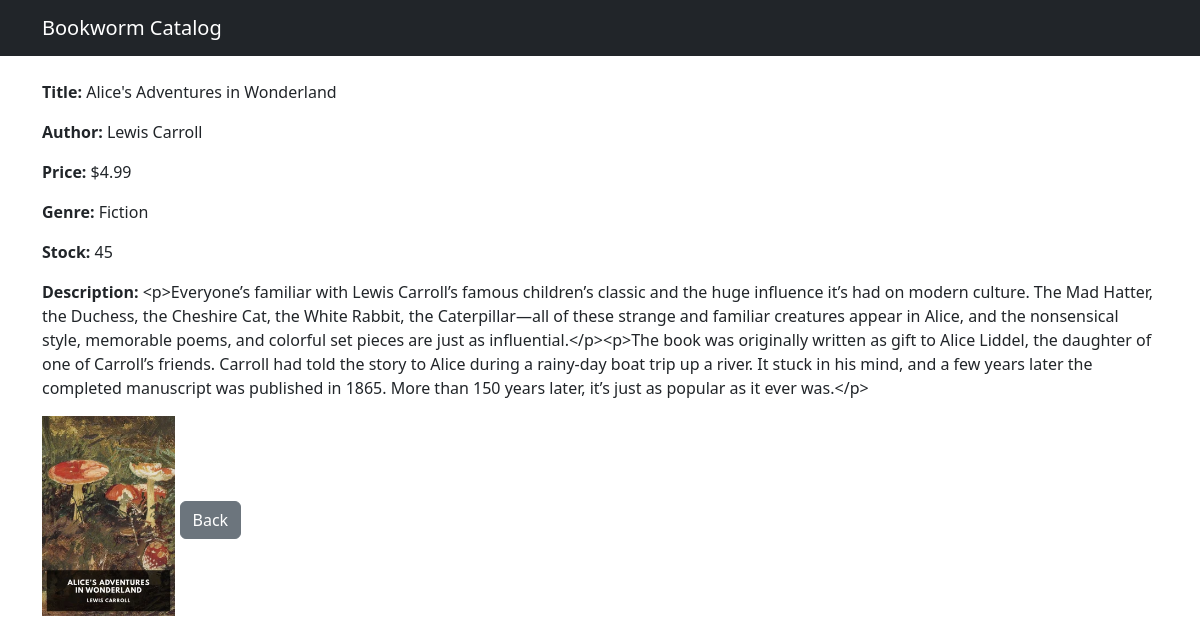
Page /books/1/ on the committed database.
### catalog/models.py (models this page shows, shortened)
class StockBook(models.Model):
    details = models.OneToOneField(BookDetails, on_delete=models.CASCADE)
    price = models.DecimalField(max_digits=6, decimal_places=2)
    stock = models.PositiveIntegerField()
    class Meta:
        verbose_name = "Book in stock"
        verbose_name_plural = "Books in stock"

class BookDetails(models.Model):
    title = models.CharField(max_length=255)
    author = models.CharField(max_length=255)
    description = models.CharField(max_length=2047)
    genre = models.CharField(max_length=127)
    cover_img = models.ImageField(
        upload_to="book_covers/", blank=True, null=True
    )
    @property
    def cover_url(self):
        if self.cover_img:
            return self.cover_img.url
        return MEDIA_URL + "placeholder.jpg"
    class Meta:
        verbose_name = "Book details"
        verbose_name_plural = "Book details"

### catalog/views.py (the view)
# urls.py: path("<int:id>/", views.book_details, name="book_details"),
def book_details(request, id):
    book = get_object_or_404(StockBook, id=id)
    return render(request, "catalog/book_details.html", {"book": book})

### catalog/templates/catalog/book_details.html (shortened to what this page needs)
{% extends "base.html" %}
{% block content %}
<p><strong>Title:</strong> {{ book.details.title }}</p>
<p><strong>Author:</strong> {{ book.details.author }}</p>
<p><strong>Price:</strong> ${{ book.price }}</p>
<p><strong>Genre:</strong> {{ book.details.genre }}</p>
<p><strong>Stock:</strong> {{ book.stock }}</p>
<p><strong>Description:</strong> {{ book.details.description }}</p>
<img
    src="{{ book.details.cover_url }}"
    alt="{{ book.details.title }}"
    class="img-fluid mb-2"
    style="height: 200px; object-fit: contain;"
>
<a href="/books/" class="btn btn-secondary">Back</a>
{% endblock %}

### rows in the picture
StockBook: details "Alice's Adventures in Wonderland", details.author "Lewis Carroll", price "4.99", details.genre "Fiction", stock "45", details.description "<p>Everyone’s familiar with Lewis Carroll’s famous children’s classic and the huge influence it’s had on modern culture. The Mad Hatter, the Duchess, the Cheshire Cat, the White Rabbit, the Caterpillar—all of these strange and familiar creatures appear in Alice, and the nonsensical style, memorable poems, and colorful set pieces are just as influential.</p><p>The book was originally written as gift to Alice Liddel, the daughter of one of Carroll’s friends. Carroll had told the story to Alice during a rainy-day boat trip up a river. It stuck in his mind, and a few years later the completed manuscript was published in 1865. More than 150 years later, it’s just as popular as it ever was.</p>", details.cover_url (picture)
